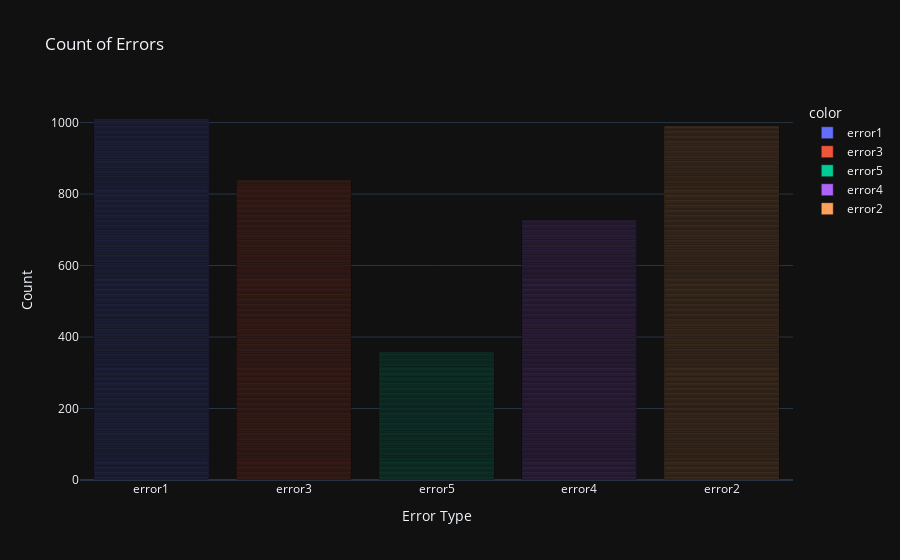

Here is the notebook cell this chart was saved with:
### Code cell
fig = px.bar(x=errors['errorID'].values,
             title='Count of Errors', template='plotly_dark', color=errors['errorID'].values)
fig.update_layout(xaxis_title='Error Type', yaxis_title='Count')
fig.show()

### Figure 1 — Plotly figure (JSON) as saved in the notebook; plotly's stock layout.template omitted (floating-point values rounded to 4 significant figures; data arrays with more than 128 entries replaced by an {"elided": "..."} marker saying what was removed)
{"data": [{"alignmentgroup": "True", "hovertemplate": "color=error1<br>x=%{x}<br>count=%{y}<extra></extra>", "legendgroup": "error1", "marker": {"color": "#636efa", "pattern": {"shape": ""}}, "name": "error1", "offsetgroup": "error1", "orientation": "v", "showlegend": true, "textposition": "auto", "type": "bar", "x": {"elided": "1010 str values"}, "xaxis": "x", "y": {"elided": "1010 int values"}, "yaxis": "y"}, {"alignmentgroup": "True", "hovertemplate": "color=error3<br>x=%{x}<br>count=%{y}<extra></extra>", "legendgroup": "error3", "marker": {"color": "#EF553B", "pattern": {"shape": ""}}, "name": "error3", "offsetgroup": "error3", "orientation": "v", "showlegend": true, "textposition": "auto", "type": "bar", "x": {"elided": "838 str values"}, "xaxis": "x", "y": {"elided": "838 int values"}, "yaxis": "y"}, {"alignmentgroup": "True", "hovertemplate": "color=error5<br>x=%{x}<br>count=%{y}<extra></extra>", "legendgroup": "error5", "marker": {"color": "#00cc96", "pattern": {"shape": ""}}, "name": "error5", "offsetgroup": "error5", "orientation": "v", "showlegend": true, "textposition": "auto", "type": "bar", "x": {"elided": "356 str values"}, "xaxis": "x", "y": {"elided": "356 int values"}, "yaxis": "y"}, {"alignmentgroup": "True", "hovertemplate": "color=error4<br>x=%{x}<br>count=%{y}<extra></extra>", "legendgroup": "error4", "marker": {"color": "#ab63fa", "pattern": {"shape": ""}}, "name": "error4", "offsetgroup": "error4", "orientation": "v", "showlegend": true, "textposition": "auto", "type": "bar", "x": {"elided": "727 str values"}, "xaxis": "x", "y": {"elided": "727 int values"}, "yaxis": "y"}, {"alignmentgroup": "True", "hovertemplate": "color=error2<br>x=%{x}<br>count=%{y}<extra></extra>", "legendgroup": "error2", "marker": {"color": "#FFA15A", "pattern": {"shape": ""}}, "name": "error2", "offsetgroup": "error2", "orientation": "v", "showlegend": true, "textposition": "auto", "type": "bar", "x": {"elided": "988 str values"}, "xaxis": "x", "y": {"elided": "988 int values"}, "yaxis": "y"}], "layout": {"barmode": "relative", "legend": {"title": {"text": "color"}, "tracegroupgap": 0}, "title": {"text": "Count of Errors"}, "xaxis": {"anchor": "y", "domain": [0, 1], "title": {"text": "Error Type"}}, "yaxis": {"anchor": "x", "domain": [0, 1], "title": {"text": "Count"}}}}
